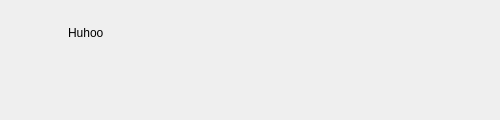
<?xml version="1.0" encoding="UTF-8"?>
<ui version="4.0">
 <class>InMessageForm</class>
 <widget class="QWidget" name="InMessageForm">
  <property name="geometry">
   <rect>
    <x>0</x>
    <y>0</y>
    <width>500</width>
    <height>120</height>
   </rect>
  </property>
  <property name="windowTitle">
   <string>Form</string>
  </property>
  <layout class="QHBoxLayout" name="horizontalLayout">
   <property name="spacing">
    <number>0</number>
   </property>
   <item>
    <widget class="QWidget" name="avatar" native="true">
     <property name="minimumSize">
      <size>
       <width>48</width>
       <height>0</height>
      </size>
     </property>
     <property name="maximumSize">
      <size>
       <width>48</width>
       <height>16777215</height>
      </size>
     </property>
     <layout class="QVBoxLayout" name="verticalLayout_2">
      <property name="spacing">
       <number>0</number>
      </property>
      <property name="leftMargin">
       <number>0</number>
      </property>
      <property name="topMargin">
       <number>0</number>
      </property>
      <property name="rightMargin">
       <number>0</number>
      </property>
      <property name="bottomMargin">
       <number>0</number>
      </property>
      <item>
       <widget class="QLabel" name="avatarWidget">
        <property name="minimumSize">
         <size>
          <width>48</width>
          <height>48</height>
         </size>
        </property>
        <property name="maximumSize">
         <size>
          <width>48</width>
          <height>48</height>
         </size>
        </property>
        <property name="styleSheet">
         <string notr="true">image: url(:/picture/pic/avatar.png);</string>
        </property>
        <property name="text">
         <string/>
        </property>
       </widget>
      </item>
      <item>
       <spacer name="verticalSpacer">
        <property name="orientation">
         <enum>Qt::Vertical</enum>
        </property>
        <property name="sizeHint" stdset="0">
         <size>
          <width>20</width>
          <height>40</height>
         </size>
        </property>
       </spacer>
      </item>
     </layout>
    </widget>
   </item>
   <item>
    <widget class="QWidget" name="content" native="true">
     <layout class="QVBoxLayout" name="verticalLayout">
      <property name="spacing">
       <number>0</number>
      </property>
      <property name="leftMargin">
       <number>9</number>
      </property>
      <item>
       <widget class="QLabel" name="name">
        <property name="minimumSize">
         <size>
          <width>0</width>
          <height>25</height>
         </size>
        </property>
        <property name="maximumSize">
         <size>
          <width>16777215</width>
          <height>25</height>
         </size>
        </property>
        <property name="text">
         <string>Huhoo</string>
        </property>
       </widget>
      </item>
      <item>
       <layout class="QHBoxLayout" name="horizontalLayout_2">
        <property name="spacing">
         <number>0</number>
        </property>
        <item>
         <widget class="QWidget" name="inContentWidget" native="true">
          <property name="minimumSize">
           <size>
            <width>54</width>
            <height>50</height>
           </size>
          </property>
          <property name="styleSheet">
           <string notr="true">border-image: url(:/picture/pic/chat.png) 27 27 27 27;
border-width: 27 27 27 27;
</string>
          </property>
         </widget>
        </item>
        <item>
         <spacer name="horizontalSpacer">
          <property name="orientation">
           <enum>Qt::Horizontal</enum>
          </property>
          <property name="sizeHint" stdset="0">
           <size>
            <width>40</width>
            <height>20</height>
           </size>
          </property>
         </spacer>
        </item>
       </layout>
      </item>
     </layout>
    </widget>
   </item>
  </layout>
 </widget>
 <resources/>
 <connections/>
</ui>
